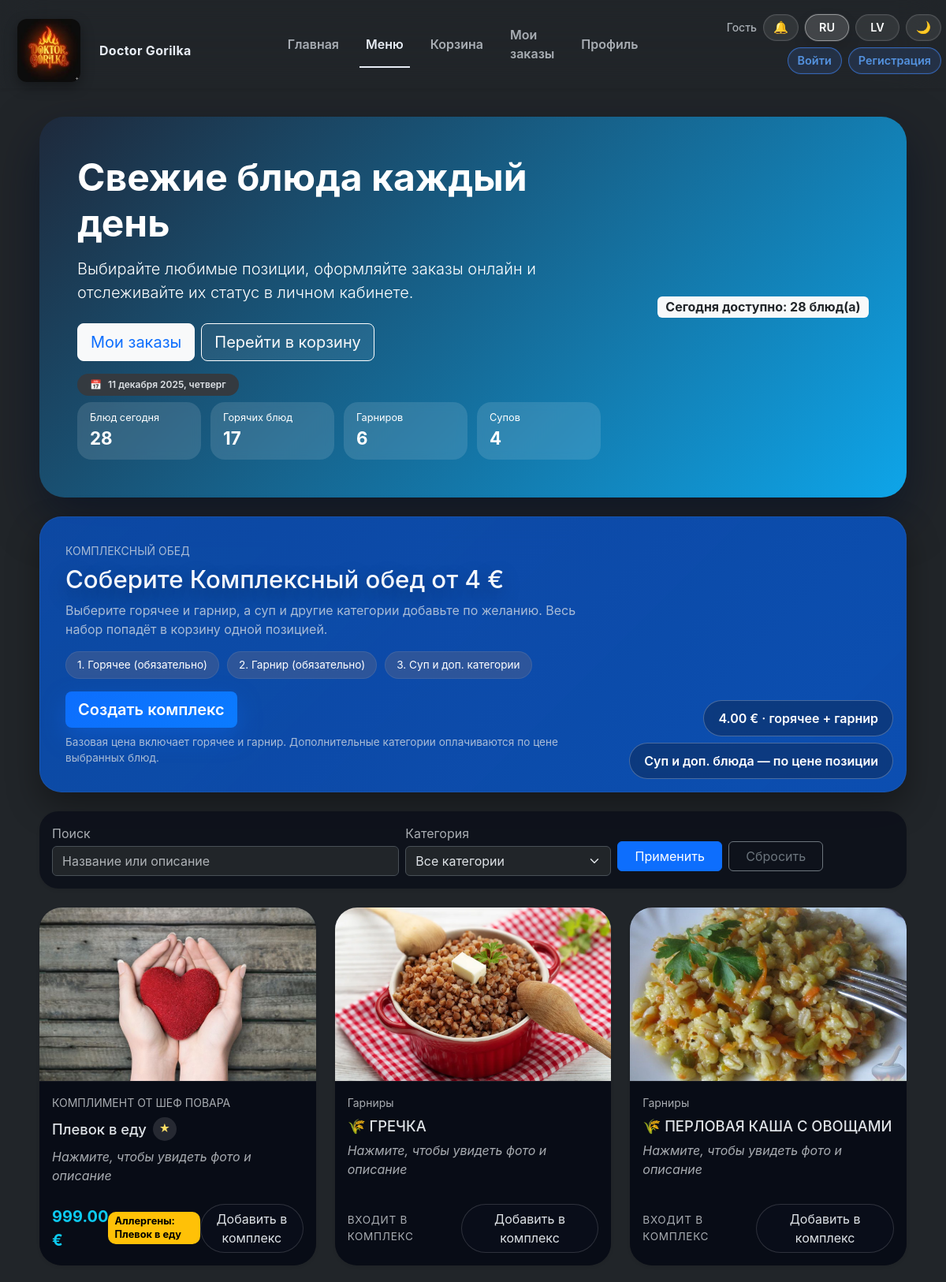
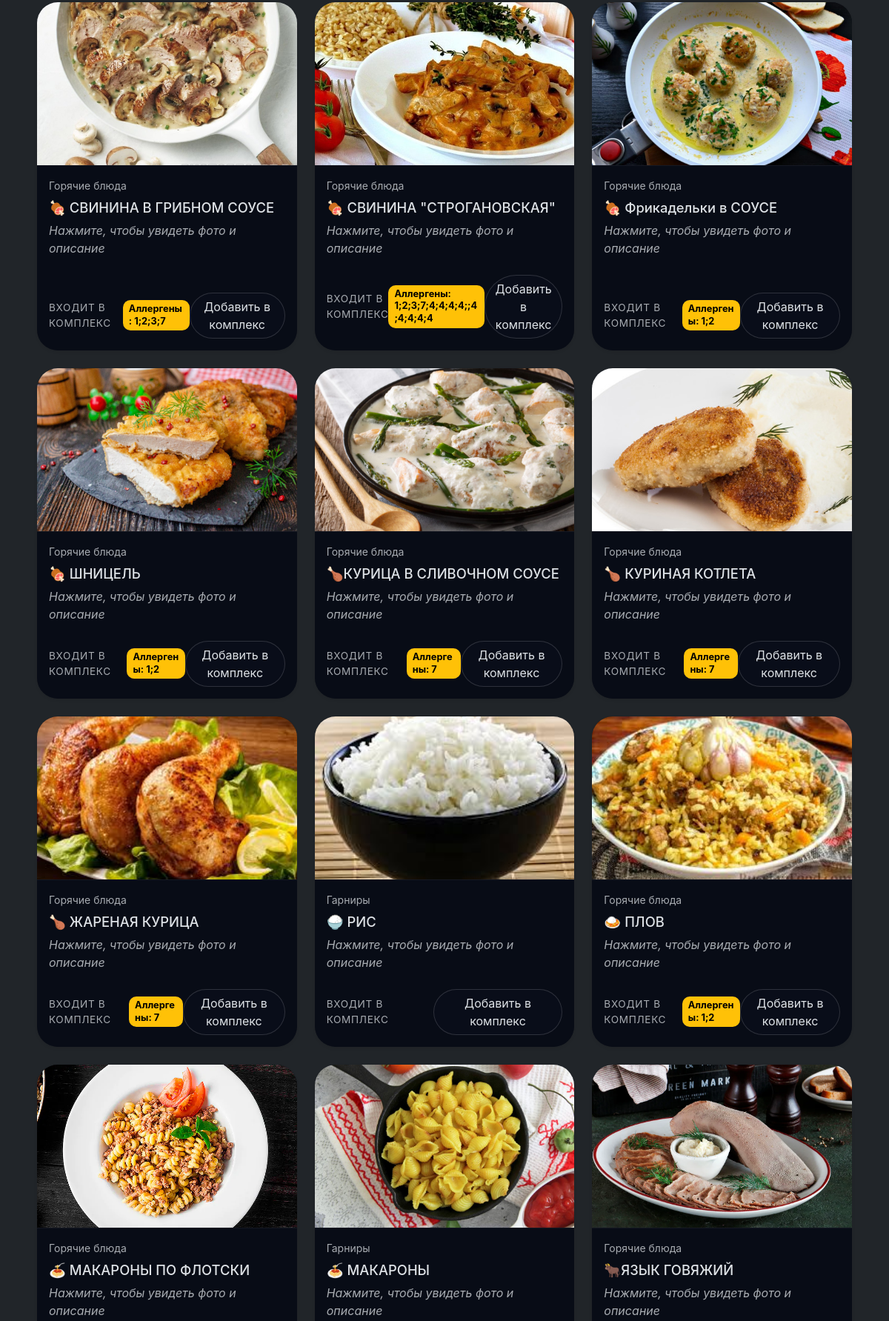
The page /menu (upper part) on the database its author committed (2 pictures, top to bottom).
### tables this page shows
CREATE TABLE menu (
    id INTEGER PRIMARY KEY AUTOINCREMENT,
    title TEXT NOT NULL,
    description TEXT,
    price REAL NOT NULL,
    image_url TEXT,
    category TEXT
, image_gallery TEXT, ingredients TEXT, is_today INTEGER DEFAULT 0, use_manual_price INTEGER DEFAULT 0, name_original TEXT, name_ru TEXT, name_lv TEXT, description_original TEXT, description_ru TEXT, description_lv TEXT, category_original TEXT, category_ru TEXT, category_lv TEXT, ingredients_original TEXT, ingredients_ru TEXT, ingredients_lv TEXT, category_role TEXT DEFAULT 'main', category_key TEXT, allergens TEXT);

### resources/views/menu.php (the view, shortened to what the rows shown need)
<?php
$comboOptions = $comboOptions ?? ['categories' => [], 'roles' => [], 'counts' => []];
$comboRoles = $comboOptions['roles'] ?? [];
$locale = currentLocale();
$localizedFieldMap = [
    'ru' => ['name' => 'nameRu', 'description' => 'descriptionRu', 'category' => 'categoryRu'],
    'lv' => ['name' => 'nameLv', 'description' => 'descriptionLv', 'category' => 'categoryLv'],
];
$activeLocalizedFields = $localizedFieldMap[$locale] ?? ['name' => 'nameOriginal', 'description' => 'descriptionOriginal', 'category' => 'categoryOriginal'];
?>
<div class="page-container menu-page">
<div class="hero-card mb-4">
    <div class="row g-3 align-items-center">
        <div class="col-md-8">
            <h1 class="display-5 fw-bold"><?= htmlspecialchars(translate('menu.hero.title')) ?></h1>
        </div>
    </div>
</div>
<div class="combo-hero mb-4">
    <div class="combo-hero__content">
        <h2 class="mb-2"><?= htmlspecialchars(translate('menu.combo.title')) ?></h2>
    </div>
</div>
<?php if (empty($menuItems)): ?>
    <div class="empty-state">
        <?php if ($search !== '' || $selectedCategory !== ''): ?>
            <?= htmlspecialchars(translate('menu.empty.filtered')) ?>
        <?php else: ?>
            <?= htmlspecialchars(translate('menu.empty.default')) ?>
        <?php endif; ?>
    </div>
<?php else: ?>
    <div class="row row-cols-1 row-cols-sm-2 row-cols-lg-3 g-4">
        <?php foreach ($menuItems as $item): ?>
            <?php $gallery = $item->galleryImages(); $isUnique = $item->isUnique(); ?>
            <?php
                $nameField = $activeLocalizedFields['name'];
                $descriptionField = $activeLocalizedFields['description'];
                $categoryField = $activeLocalizedFields['category'];
                $localizedName = $item->$nameField ?? $item->nameOriginal ?? $item->title;
                $localizedDescription = $item->$descriptionField ?? $item->descriptionOriginal ?? $item->description ?? translate('common.no_description');
                $localizedCategory = $item->$categoryField ?? $item->categoryOriginal ?? translate('menu.card.no_category');
                $localizedIngredients = $item->ingredients ?? $item->ingredientsOriginal ?? '';
                $allergens = $item->allergens ?? '';
                $roleKey = $comboRoles[$item->id] ?? null;
            ?>
            <div class="col">
                <div class="card h-100 border-0 shadow-sm menu-card" data-item='<?= json_encode([
                    'id' => $item->id,
                    'title' => $localizedName,
                    'description' => $localizedDescription ?? '',
                    'ingredients' => $localizedIngredients,
                    'allergens' => $allergens,
                    'category' => $localizedCategory,
                    'price' => number_format($item->price, 2, '.', ' '),
                    'raw_price' => (float)$item->price,
                    'is_unique' => $isUnique,
                    'gallery' => $gallery,
                ], JSON_HEX_APOS | JSON_HEX_QUOT) ?>' data-combo-role="<?= htmlspecialchars($roleKey ?? '') ?>">
                <?php if (!empty($gallery[0])): ?>
                    <img src="/assets/images/<?= $gallery[0] ?>" class="card-img-top" alt="<?= htmlspecialchars($localizedName) ?>">
                <?php else: ?>
                    <img src="https://via.placeholder.com/400x220?text=<?= urlencode(translate('common.no_photo')) ?>" class="card-img-top" alt="<?= htmlspecialchars(translate('common.no_photo')) ?>">
                <?php endif; ?>
                    <div class="card-body d-flex flex-column">
                        <div class="small text-muted mb-2"><?= htmlspecialchars($localizedCategory) ?></div>
                        <h5 class="card-title d-flex align-items-center gap-2">
                            <?= htmlspecialchars($localizedName) ?>
                            <?php if ($isUnique): ?>
                                <span class="unique-chip" title="<?= htmlspecialchars(translate('menu.card.unique_badge')) ?>">★</span>
                            <?php endif; ?>
                        </h5>
                        <p class="card-text flex-grow-1 text-muted fst-italic"><?= htmlspecialchars(translate('menu.card.click_hint')) ?></p>
                        <div class="d-flex justify-content-between align-items-center mt-2">
                            <?php if ($isUnique): ?>
                                <span class="fs-5 fw-bold text-info menu-price"><?= number_format($item->price, 2, '.', ' ') ?> €</span>
                            <?php else: ?>
                                <span class="menu-price menu-price--placeholder text-muted"><?= htmlspecialchars(translate('menu.card.price_included')) ?></span>
                            <?php endif; ?>
                            <?php if ($allergens): ?>
                                <span class="allergens-badge"><?= htmlspecialchars(translate('menu.card.allergens')) ?>: <?= htmlspecialchars($allergens) ?></span>
                            <?php endif; ?>
                            <?php if ($roleKey): ?>
                                <button type="button" class="btn btn-outline-light combo-select-btn" data-id="<?= $item->id ?>" data-default-text="<?= htmlspecialchars(translate('menu.card.button_default')) ?>" data-combo-role="<?= htmlspecialchars($roleKey) ?>" onclick="event.stopPropagation();"><?= htmlspecialchars(translate('menu.card.button_default')) ?></button>
                            <?php endif; ?>
                        </div>
                    </div>
                </div>
            </div>
        <?php endforeach; ?>
    </div>
<?php endif; ?>
</div>

### rows shown on the page
menu: shows a picture, localizedCategory "КОМПЛИМЕНТ ОТ ШЕФ ПОВАРА", localizedName "Плевок в еду", price "999.00", allergens "Плевок в еду"
menu: shows a picture, localizedCategory "Гарниры", localizedName "🌾 ГРЕЧКА"
menu: shows a picture, localizedCategory "Гарниры", localizedName "🌾 ПЕРЛОВАЯ КАША С ОВОЩАМИ"
menu: shows a picture, localizedCategory "Горячие блюда", localizedName "🍖 СВИНИНА В ГРИБНОМ СОУСЕ", allergens "1;2;3;7"
menu: shows a picture, localizedCategory "Горячие блюда", localizedName "🍖 СВИНИНА \"СТРОГАНОВСКАЯ\"", allergens "1;2;3;7;4;4;4;4;;4;4;4;4;4"
menu: shows a picture, localizedCategory "Горячие блюда", localizedName "🍖 Фрикадельки в СОУСЕ", allergens "1;2"
menu: shows a picture, localizedCategory "Горячие блюда", localizedName "🍖 ШНИЦЕЛЬ", allergens "1;2"
menu: shows a picture, localizedCategory "Горячие блюда", localizedName "🍗КУРИЦА В СЛИВОЧНОМ СОУСЕ", allergens "7"
menu: shows a picture, localizedCategory "Горячие блюда", localizedName "🍗 КУРИНАЯ КОТЛЕТА", allergens "7"
menu: shows a picture, localizedCategory "Горячие блюда", localizedName "🍗 ЖАРЕНАЯ КУРИЦА", allergens "7"
menu: shows a picture, localizedCategory "Гарниры", localizedName "🍚 РИС"
menu: shows a picture, localizedCategory "Горячие блюда", localizedName "🍛 ПЛОВ", allergens "1;2"
menu: shows a picture, localizedCategory "Горячие блюда", localizedName "🍝 МАКАРОНЫ ПО ФЛОТСКИ"
menu: shows a picture, localizedCategory "Гарниры", localizedName "🍝 МАКАРОНЫ"
menu: shows a picture, localizedCategory "Горячие блюда", localizedName "🐂ЯЗЫК ГОВЯЖИЙ"

### other values the page prints
translate('nav.home') "Главная"
translate('nav.menu') "Меню"
translate('nav.cart') "Корзина"
translate('nav.orders') "Мои заказы"
translate('nav.profile') "Профиль"
translate('nav.guest') "Гость"
$locale['short'] "RU"
$locale['short'] "LV"
translate('nav.login') "Войти"
translate('nav.register') "Регистрация"
translate('menu.hero.title') "Свежие блюда каждый день"
translate('menu.hero.subtitle') "Выбирайте любимые позиции, оформляйте заказы онлайн и отслеживайте их статус в личном кабинете."
translate('menu.hero.orders_btn') "Мои заказы"
translate('menu.hero.cart_btn') "Перейти в корзину"
$menuDateLabel "11 декабря 2025, четверг"
